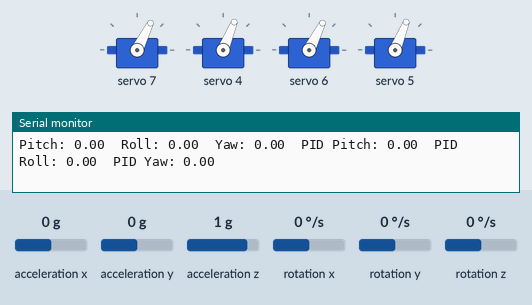
This sketch was run on a simulated Arduino Uno, built with avr-gcc and run on an emulated ATmega328P. On the bench: 4 × servo, the last lines printed to the serial monitor. Inputs (shaded band) come from the test bench; at power-on: rotation z 0 °/s, acceleration y 0 g, acceleration x 0 g, acceleration z 1 g, rotation x 0 °/s, rotation y 0 °/s.

Above: at 4.2 s.
4.3 s: rotation z set to -100 °/s
At 5.9 s:
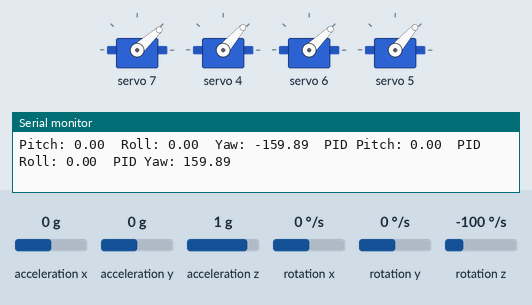
6.2 s: rotation z set to 100 °/s
At 9.0 s:
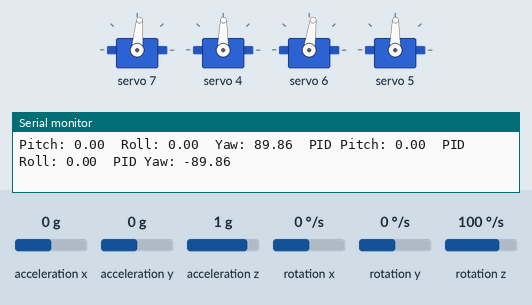
9.2 s: acceleration y set to -1.4 g
At 9.9 s:
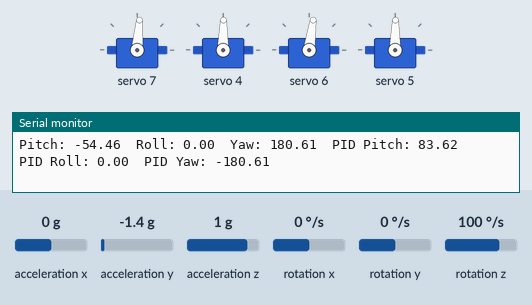
10.8 s: rotation z set to -192 °/s
At 12.3 s:
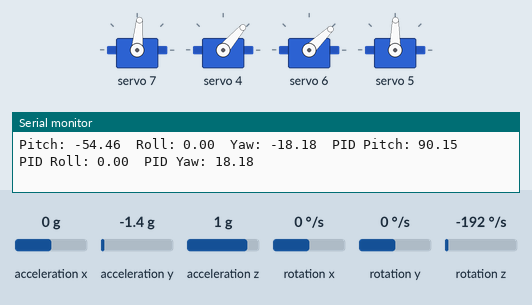
13.8 s: acceleration y set to 0.8 g
At 15.0 s:
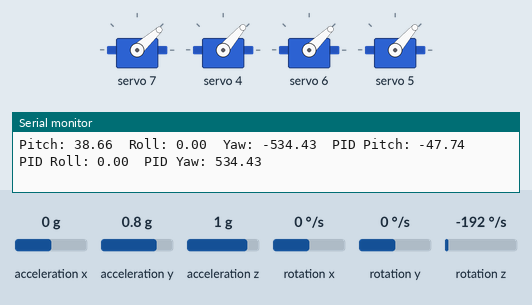
15.3 s: rotation z set to 192 °/s
At 18.51 s:
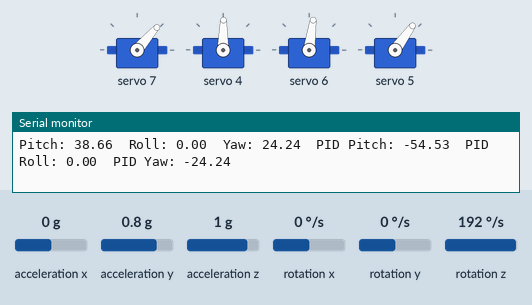
Timing chart, 0 to 19.3 s (numbered marks = the images above; inputs shaded):
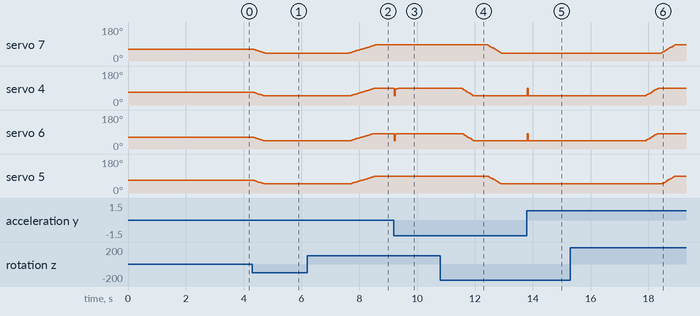

The sketch:

Trail.ino
```cpp
#include <Wire.h>
#include <Adafruit_PWMServoDriver.h>
#include <MPU6050_tockn.h>

// Create objects for the MPU6050 and the PCA9685 PWM driver
MPU6050 mpu6050(Wire);
Adafruit_PWMServoDriver pca9685 = Adafruit_PWMServoDriver(0x40);

// Servo calibration arrays for each channel: {min, home, max}
// The "home" value (second element) is the neutral position.
const int SERVO_MIN_RFT[] = {200, 245, 290}; // Right Front Thruster (home = 245)
const int SERVO_MIN_LFT[] = {215, 255, 300}; // Left Front Thruster  (home = 255)
const int SERVO_MIN_RRT[] = {205, 245, 285}; // Right Rear Thruster  (home = 245)
const int SERVO_MIN_LRT[] = {215, 255, 300}; // Left Rear Thruster   (home = 255)

// --- PID control parameters for Pitch (forward/backward tilt) ---
float kp_pitch = 1.5;
float ki_pitch = 0.05;
float kd_pitch = 0.2;

// --- PID control parameters for Roll (side tilt) ---
float kp_roll = 1.5;
float ki_roll = 0.05;
float kd_roll = 0.2;

// --- PID control parameters for Yaw (rotation about z-axis) ---
float kp_yaw = 1.0;
float ki_yaw = 0.0;
float kd_yaw = 0.0;

// --- PID internal variables for Pitch ---
float integralPitch = 0;
float previousPitchError = 0;

// --- PID internal variables for Roll ---
float integralRoll = 0;
float previousRollError = 0;

// --- PID internal variables for Yaw ---
float integralYaw = 0;
float previousYawError = 0;

unsigned long previousTime = 0;

void setup() {
  Serial.begin(115200);

  Wire.begin();
  Wire.setClock(400000); // Increase I2C speed

  pca9685.begin();
  pca9685.setPWMFreq(50); // Typical servo frequency

  mpu6050.begin();
  mpu6050.calcGyroOffsets(true);

  previousTime = millis();
}

void loop() {
  // Update sensor readings from the MPU6050
  mpu6050.update();

  // Read the angles (in degrees)
  float pitch = mpu6050.getAngleX(); // Pitch: forward/backward tilt
  float roll  = mpu6050.getAngleY(); // Roll: right/left tilt
  float yaw   = mpu6050.getAngleZ(); // Yaw: rotation about the vertical axis

  // Calculate errors (desired angle is 0° for balance)
  float pitchError = 0 - pitch;
  float rollError  = 0 - roll;
  float yawError   = 0 - yaw;

  // Compute time difference (dt) in seconds
  unsigned long currentTime = millis();
  float dt = (currentTime - previousTime) / 1000.0;
  previousTime = currentTime;

  // --- PID Calculation for Pitch ---
  integralPitch += pitchError * dt;
  float pitchDerivative = (pitchError - previousPitchError) / dt;
  float pidOutputPitch = kp_pitch * pitchError + ki_pitch * integralPitch + kd_pitch * pitchDerivative;
  previousPitchError = pitchError;

  // --- PID Calculation for Roll ---
  integralRoll += rollError * dt;
  float rollDerivative = (rollError - previousRollError) / dt;
  float pidOutputRoll = kp_roll * rollError + ki_roll * integralRoll + kd_roll * rollDerivative;
  previousRollError = rollError;

  // --- PID Calculation for Yaw ---
  integralYaw += yawError * dt;
  float yawDerivative = (yawError - previousYawError) / dt;
  float pidOutputYaw = kp_yaw * yawError + ki_yaw * integralYaw + kd_yaw * yawDerivative;
  previousYawError = yawError;

  // --- Combine PID Outputs for Each Servo ---
  // The following combination applies:
  //   - For pitch: front servos add the correction while rear servos subtract it.
  //   - For roll: right servos subtract the correction while left servos add it.
  //   - For yaw: right servos subtract the correction while left servos add it.
  int pwmRFT = SERVO_MIN_RFT[1] + (int)pidOutputPitch + (int)pidOutputRoll - (int)pidOutputYaw;  // Right Front Thruster
  int pwmLFT = SERVO_MIN_LFT[1] - (int)pidOutputPitch + (int)pidOutputRoll - (int)pidOutputYaw;  // Left Front Thruster
  int pwmRRT = SERVO_MIN_RRT[1] - (int)pidOutputPitch + (int)pidOutputRoll - (int)pidOutputYaw;  // Right Rear Thruster
  int pwmLRT = SERVO_MIN_LRT[1] + (int)pidOutputPitch + (int)pidOutputRoll - (int)pidOutputYaw;  // Left Rear Thruster

  // Constrain the PWM values within each servo's allowed range
  pwmRFT = constrain(pwmRFT, SERVO_MIN_RFT[0], SERVO_MIN_RFT[2]);
  pwmLFT = constrain(pwmLFT, SERVO_MIN_LFT[0], SERVO_MIN_LFT[2]);
  pwmRRT = constrain(pwmRRT, SERVO_MIN_RRT[0], SERVO_MIN_RRT[2]);
  pwmLRT = constrain(pwmLRT, SERVO_MIN_LRT[0], SERVO_MIN_LRT[2]);

  // Write PWM values to the servos (adjust channel numbers as needed)
  pca9685.setPWM(7, 0, pwmRFT);  // Right Front Thruster
  pca9685.setPWM(4, 0, pwmLFT);  // Left Front Thruster
  pca9685.setPWM(6, 0, pwmRRT);  // Right Rear Thruster
  pca9685.setPWM(5, 0, pwmLRT);  // Left Rear Thruster

  // Optional: Debug output to the serial monitor
  Serial.print("Pitch: "); Serial.print(pitch);
  Serial.print("  Roll: "); Serial.print(roll);
  Serial.print("  Yaw: "); Serial.print(yaw);
  Serial.print("  PID Pitch: "); Serial.print(pidOutputPitch);
  Serial.print("  PID Roll: "); Serial.print(pidOutputRoll);
  Serial.print("  PID Yaw: "); Serial.println(pidOutputYaw);

  delay(10);
}
```

Measured:
- after the input at 4.3 s, servo 7: moves from 63° to 42° over 0.42 s, starting at once; servo 4, servo 5: moves from 68° to 49° over 0.37 s, starting at once; servo 6: moves from 63° to 44° over 0.37 s, starting at once
- after the input at 6.2 s, servo 7: moves from 42° to 85° over 0.92 s, starting after 1.4 s; servo 4, servo 5: moves from 49° to 89° over 0.84 s, starting after 1.5 s; servo 6: moves from 44° to 82° over 0.79 s, starting after 1.5 s
- after the input at 9.2 s, servo 6: 82° → 44° at once, → 79° 0.04 s later, → 81° 0.04 s later, → 82° 0.02 s later
- after the input at 10.8 s, servo 7: moves from 85° to 42° over 0.46 s, starting after 1.6 s; servo 4: moves from 89° to 49° over 0.43 s, starting after 0.71 s; servo 6: moves from 82° to 44° over 0.39 s, starting after 0.75 s; servo 5: moves from 89° to 49° over 0.41 s, starting after 1.7 s
- after the input at 13.8 s, servo 4: 49° → 89° at once, → 49° 0.02 s later; servo 6: 44° → 82° at once, → 44° 0.02 s later
- after the input at 15.3 s, servo 7: moves from 42° to 85° over 0.46 s, starting after 3.1 s; servo 4: moves from 49° to 89° over 0.41 s, starting after 2.6 s; servo 6: moves from 44° to 82° over 0.41 s, starting after 2.6 s; servo 5: moves from 49° to 89° over 0.43 s, starting after 3.2 s
